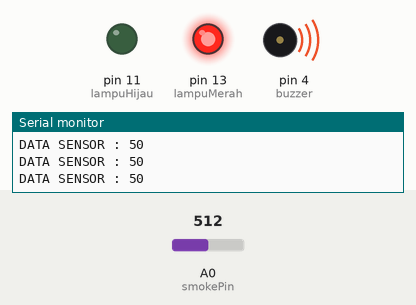
Recording of a sketch running on a simulated Arduino Uno, built with avr-gcc and run on an emulated ATmega328P. Shown: output pins drawn as LEDs (lit = HIGH), buzzer (waves = sounding), the last lines printed to the serial monitor. Inputs (shaded band) come from the test bench; at power-on: A0 (smokePin) = 512.

Above: at 1.25 s.
1.3 s: A0 (smokePin) set to 331
4.3 s: A0 (smokePin) set to 306
At 5.6 s:
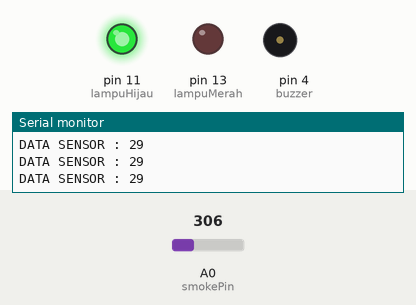
6.1 s: A0 (smokePin) set to 511
At 6.56 s:
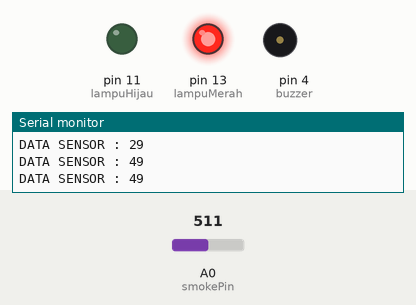
9.1 s: A0 (smokePin) set to 122
At 9.37 s:
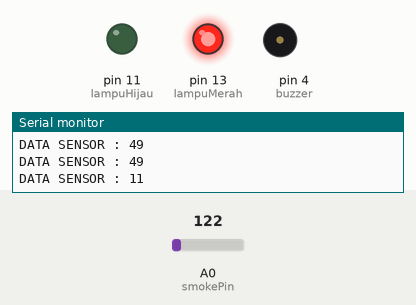
Timing chart, 0 to 11.9 s (numbered marks = the images above; inputs shaded):
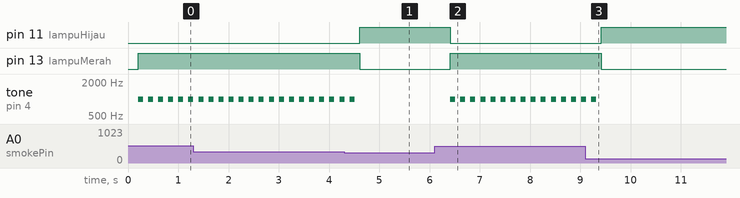

Measured:
- the behaviour switches between 318 and 317 on A0 (smokePin) (found by bisection; images 0 and 1)
- after the input at 4.3 s, pin 11 (lampuHijau): LOW → HIGH after 0.31 s; pin 13 (lampuMerah): HIGH → LOW after 0.31 s; tone on pin 4 (buzzer): goes on until 4.5 s, then stays silent
- after the input at 6.1 s, pin 11 (lampuHijau): HIGH → LOW after 0.31 s; pin 13 (lampuMerah): LOW → HIGH after 0.31 s; tone on pin 4 (buzzer): alternates 1000 Hz for 0.10 s and silent for 0.10 s, starting after 0.31 s
- after the input at 9.1 s, pin 11 (lampuHijau): LOW → HIGH after 0.32 s; pin 13 (lampuMerah): HIGH → LOW after 0.32 s; tone on pin 4 (buzzer): goes on until 9.3 s, then stays silent
- by itself, tone on pin 4 (buzzer): alternates 1000 Hz for 0.10 s and silent for 0.10 s

The sketch:

MODUL_2.ino
```cpp
// variabel pin komponen
#define lampuMerah 13
#define lampuHijau 11
#define buzzer 4
#define smokePin A0

// variabel batas keamanan
int nilai_aman = 30;

// variabel nilai Hidup dan Mati
int HIDUP=HIGH;
int MATI=LOW;

void setup() {
  // konfigurasi baund rate serial monitor
  Serial.begin(9600);
  // konfigurasi Pin Sensor Smoke
  pinMode(smokePin, INPUT);
  // konfigurasi komponen lampu & buzzer
  pinMode(lampuMerah, OUTPUT);
  pinMode(lampuHijau, OUTPUT);
  pinMode(buzzer, OUTPUT);
}

void loop() {
  // mengambil data sensor dan memasukkan ke dalam variabel baru
  int data = map(analogRead(smokePin), 0, 1023, 0, 100);

  // tampilkan data di serial monitor
  Serial.print("DATA SENSOR : ");
  Serial.println(data);
  delay(200); // jeda program 0.2 detik

  // jika data sensor melebihi batas nilai aman
  if(data > nilai_aman){
    digitalWrite(lampuMerah, HIDUP);
    digitalWrite(lampuHijau, MATI);
    tone(buzzer, 1000, 100); // buzzer diaktifkan 1kHz
  }

  // jika data sensor kurang dari batas nilai aman
  else{
    digitalWrite(lampuMerah, MATI);
    digitalWrite(lampuHijau, HIDUP);
    noTone(buzzer); // buzzer dimatikan
  }
}
```
